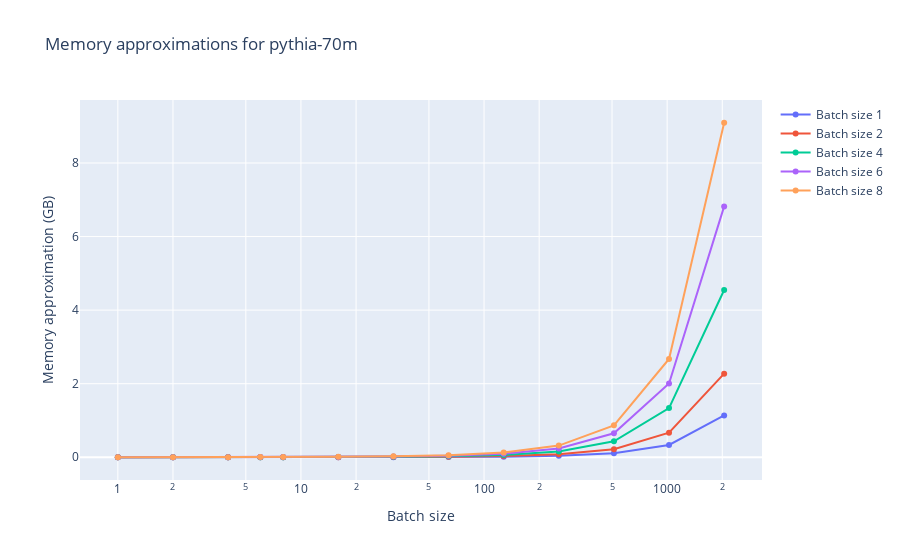
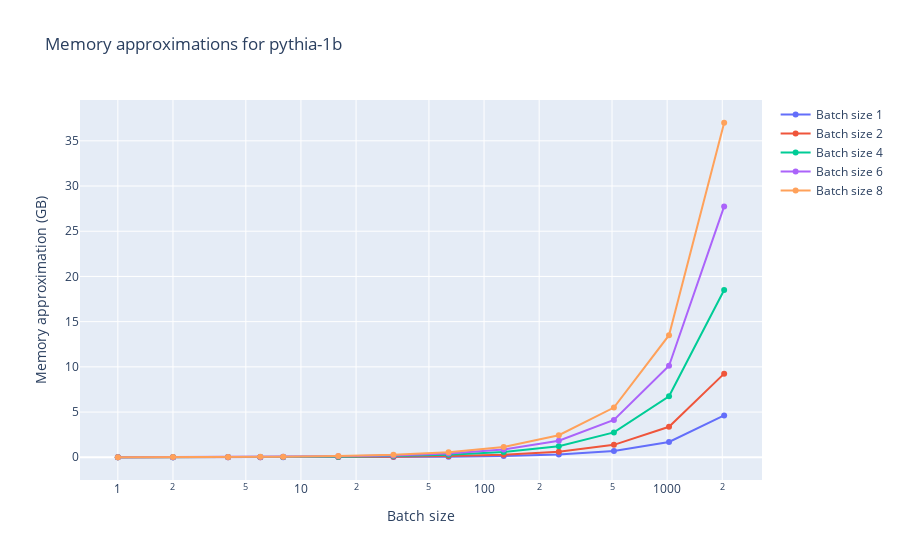
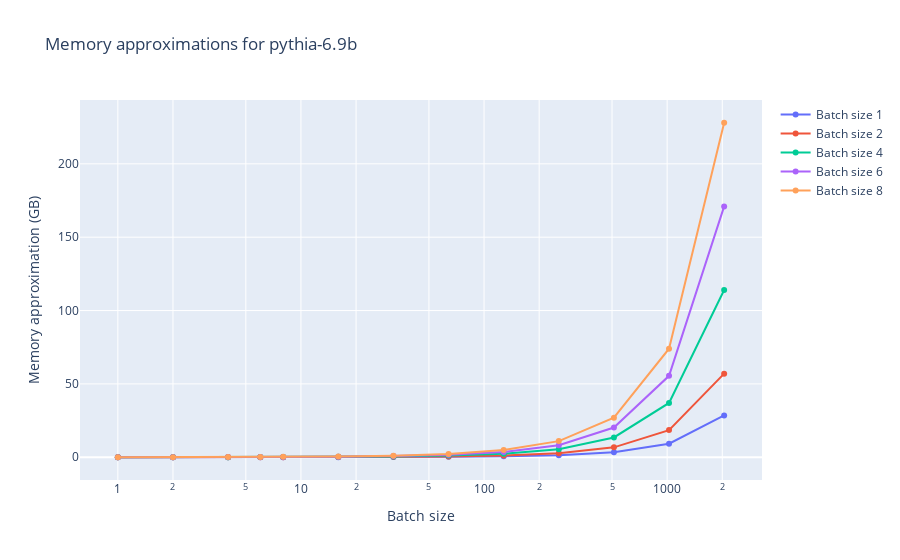
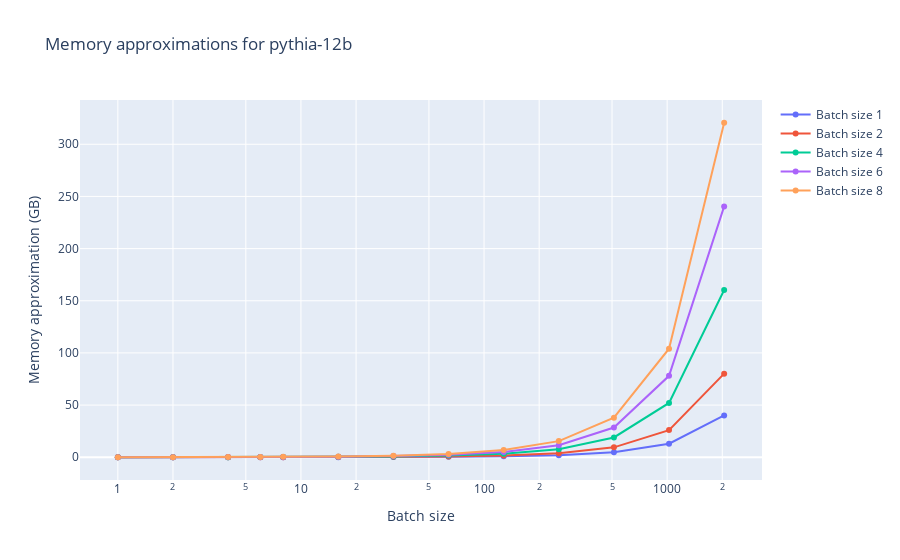

Notebook code for these charts, in order:
### Code cell
for model in models:

    fig = go.Figure()

    for batch_size in BATCH_SIZES:
        ls_memory_approximations = list(no_parallelism_memory_approximations[model][str(batch_size)].values())

        fig.add_trace(go.Scatter(x=CONTEXT_LENGTHS, y=ls_memory_approximations, mode='lines+markers', name=f'Batch size {batch_size}'))

    fig.update_layout(title=f'Memory approximations for {model}', xaxis_title='Batch size', yaxis_title='Memory approximation (GB)', showlegend=True)

    # x axis log scale
    fig.update_xaxes(type="log")

    # fig.write_image(f'Measurements/no_parallelism_memory_approximations_{model}.png')
    # fig.write_html(f'Measurements/no_parallelism_memory_approximations_{model}.html')
    fig.show()

### Figure 1 — Plotly figure (JSON) as saved in the notebook; plotly's stock layout.template omitted (floating-point values rounded to 4 significant figures)
{"data": [{"mode": "lines+markers", "name": "Batch size 1", "type": "scatter", "x": [1, 2, 4, 6, 8, 16, 32, 64, 128, 256, 512, 1024, 2048], "y": [9.75e-05, 0.0001954, 0.0003927, 0.0005917, 0.0007925, 0.001614, 0.003342, 0.007141, 0.01611, 0.03955, 0.1084, 0.334, 1.137]}, {"mode": "lines+markers", "name": "Batch size 2", "type": "scatter", "x": [1, 2, 4, 6, 8, 16, 32, 64, 128, 256, 512, 1024, 2048], "y": [0.000195, 0.0003909, 0.0007854, 0.001183, 0.001585, 0.003227, 0.006683, 0.01428, 0.03223, 0.0791, 0.2168, 0.668, 2.273]}, {"mode": "lines+markers", "name": "Batch size 4", "type": "scatter", "x": [1, 2, 4, 6, 8, 16, 32, 64, 128, 256, 512, 1024, 2048], "y": [0.00039, 0.0007818, 0.001571, 0.002367, 0.00317, 0.006454, 0.01337, 0.02856, 0.06445, 0.1582, 0.4336, 1.336, 4.547]}, {"mode": "lines+markers", "name": "Batch size 6", "type": "scatter", "x": [1, 2, 4, 6, 8, 16, 32, 64, 128, 256, 512, 1024, 2048], "y": [0.000585, 0.001173, 0.002356, 0.00355, 0.004755, 0.009682, 0.02005, 0.04285, 0.09668, 0.2373, 0.6504, 2.004, 6.82]}, {"mode": "lines+markers", "name": "Batch size 8", "type": "scatter", "x": [1, 2, 4, 6, 8, 16, 32, 64, 128, 256, 512, 1024, 2048], "y": [0.00078, 0.001564, 0.003141, 0.004734, 0.00634, 0.01291, 0.02673, 0.05713, 0.1289, 0.3164, 0.8672, 2.672, 9.094]}], "layout": {"showlegend": true, "title": {"text": "Memory approximations for pythia-70m"}, "xaxis": {"title": {"text": "Batch size"}, "type": "log"}, "yaxis": {"title": {"text": "Memory approximation (GB)"}}}}

### Figure 2 — Plotly figure (JSON) as saved in the notebook; plotly's stock layout.template omitted (floating-point values rounded to 4 significant figures)
{"data": [{"mode": "lines+markers", "name": "Batch size 1", "type": "scatter", "x": [1, 2, 4, 6, 8, 16, 32, 64, 128, 256, 512, 1024, 2048], "y": [0.001038, 0.002078, 0.00416, 0.006247, 0.008339, 0.01675, 0.03381, 0.06885, 0.1426, 0.3047, 0.6875, 1.688, 4.625]}, {"mode": "lines+markers", "name": "Batch size 2", "type": "scatter", "x": [1, 2, 4, 6, 8, 16, 32, 64, 128, 256, 512, 1024, 2048], "y": [0.002076, 0.004155, 0.00832, 0.01249, 0.01668, 0.03351, 0.06763, 0.1377, 0.2852, 0.6094, 1.375, 3.375, 9.25]}, {"mode": "lines+markers", "name": "Batch size 4", "type": "scatter", "x": [1, 2, 4, 6, 8, 16, 32, 64, 128, 256, 512, 1024, 2048], "y": [0.004153, 0.00831, 0.01664, 0.02499, 0.03336, 0.06702, 0.1353, 0.2754, 0.5703, 1.219, 2.75, 6.75, 18.5]}, {"mode": "lines+markers", "name": "Batch size 6", "type": "scatter", "x": [1, 2, 4, 6, 8, 16, 32, 64, 128, 256, 512, 1024, 2048], "y": [0.006229, 0.01247, 0.02496, 0.03748, 0.05003, 0.1005, 0.2029, 0.4131, 0.8555, 1.828, 4.125, 10.12, 27.75]}, {"mode": "lines+markers", "name": "Batch size 8", "type": "scatter", "x": [1, 2, 4, 6, 8, 16, 32, 64, 128, 256, 512, 1024, 2048], "y": [0.008306, 0.01662, 0.03328, 0.04998, 0.06671, 0.134, 0.2705, 0.5508, 1.141, 2.438, 5.5, 13.5, 37]}], "layout": {"showlegend": true, "title": {"text": "Memory approximations for pythia-1b"}, "xaxis": {"title": {"text": "Batch size"}, "type": "log"}, "yaxis": {"title": {"text": "Memory approximation (GB)"}}}}

### Figure 3 — Plotly figure (JSON) as saved in the notebook; plotly's stock layout.template omitted (floating-point values rounded to 4 significant figures)
{"data": [{"mode": "lines+markers", "name": "Batch size 1", "type": "scatter", "x": [1, 2, 4, 6, 8, 16, 32, 64, 128, 256, 512, 1024, 2048], "y": [0.004155, 0.00832, 0.01668, 0.02507, 0.03351, 0.06763, 0.1377, 0.2852, 0.6094, 1.375, 3.375, 9.25, 28.5]}, {"mode": "lines+markers", "name": "Batch size 2", "type": "scatter", "x": [1, 2, 4, 6, 8, 16, 32, 64, 128, 256, 512, 1024, 2048], "y": [0.00831, 0.01664, 0.03336, 0.05015, 0.06702, 0.1353, 0.2754, 0.5703, 1.219, 2.75, 6.75, 18.5, 57]}, {"mode": "lines+markers", "name": "Batch size 4", "type": "scatter", "x": [1, 2, 4, 6, 8, 16, 32, 64, 128, 256, 512, 1024, 2048], "y": [0.01662, 0.03328, 0.06671, 0.1003, 0.134, 0.2705, 0.5508, 1.141, 2.438, 5.5, 13.5, 37, 114]}, {"mode": "lines+markers", "name": "Batch size 6", "type": "scatter", "x": [1, 2, 4, 6, 8, 16, 32, 64, 128, 256, 512, 1024, 2048], "y": [0.02493, 0.04992, 0.1001, 0.1504, 0.201, 0.4058, 0.8262, 1.711, 3.656, 8.25, 20.25, 55.5, 171]}, {"mode": "lines+markers", "name": "Batch size 8", "type": "scatter", "x": [1, 2, 4, 6, 8, 16, 32, 64, 128, 256, 512, 1024, 2048], "y": [0.03324, 0.06656, 0.1334, 0.2006, 0.2681, 0.541, 1.102, 2.281, 4.875, 11, 27, 74, 228]}], "layout": {"showlegend": true, "title": {"text": "Memory approximations for pythia-6.9b"}, "xaxis": {"title": {"text": "Batch size"}, "type": "log"}, "yaxis": {"title": {"text": "Memory approximation (GB)"}}}}

### Figure 4 — Plotly figure (JSON) as saved in the notebook; plotly's stock layout.template omitted (floating-point values rounded to 4 significant figures)
{"data": [{"mode": "lines+markers", "name": "Batch size 1", "type": "scatter", "x": [1, 2, 4, 6, 8, 16, 32, 64, 128, 256, 512, 1024, 2048], "y": [0.005843, 0.0117, 0.02345, 0.03526, 0.04712, 0.0951, 0.1936, 0.401, 0.8569, 1.934, 4.746, 13.01, 40.08]}, {"mode": "lines+markers", "name": "Batch size 2", "type": "scatter", "x": [1, 2, 4, 6, 8, 16, 32, 64, 128, 256, 512, 1024, 2048], "y": [0.01169, 0.0234, 0.04691, 0.07052, 0.09424, 0.1902, 0.3873, 0.802, 1.714, 3.867, 9.492, 26.02, 80.16]}, {"mode": "lines+markers", "name": "Batch size 4", "type": "scatter", "x": [1, 2, 4, 6, 8, 16, 32, 64, 128, 256, 512, 1024, 2048], "y": [0.02337, 0.0468, 0.09381, 0.141, 0.1885, 0.3804, 0.7745, 1.604, 3.428, 7.734, 18.98, 52.03, 160.3]}, {"mode": "lines+markers", "name": "Batch size 6", "type": "scatter", "x": [1, 2, 4, 6, 8, 16, 32, 64, 128, 256, 512, 1024, 2048], "y": [0.03506, 0.0702, 0.1407, 0.2116, 0.2827, 0.5706, 1.162, 2.406, 5.142, 11.6, 28.48, 78.05, 240.5]}, {"mode": "lines+markers", "name": "Batch size 8", "type": "scatter", "x": [1, 2, 4, 6, 8, 16, 32, 64, 128, 256, 512, 1024, 2048], "y": [0.04675, 0.0936, 0.1876, 0.2821, 0.377, 0.7608, 1.549, 3.208, 6.855, 15.47, 37.97, 104.1, 320.6]}], "layout": {"showlegend": true, "title": {"text": "Memory approximations for pythia-12b"}, "xaxis": {"title": {"text": "Batch size"}, "type": "log"}, "yaxis": {"title": {"text": "Memory approximation (GB)"}}}}
